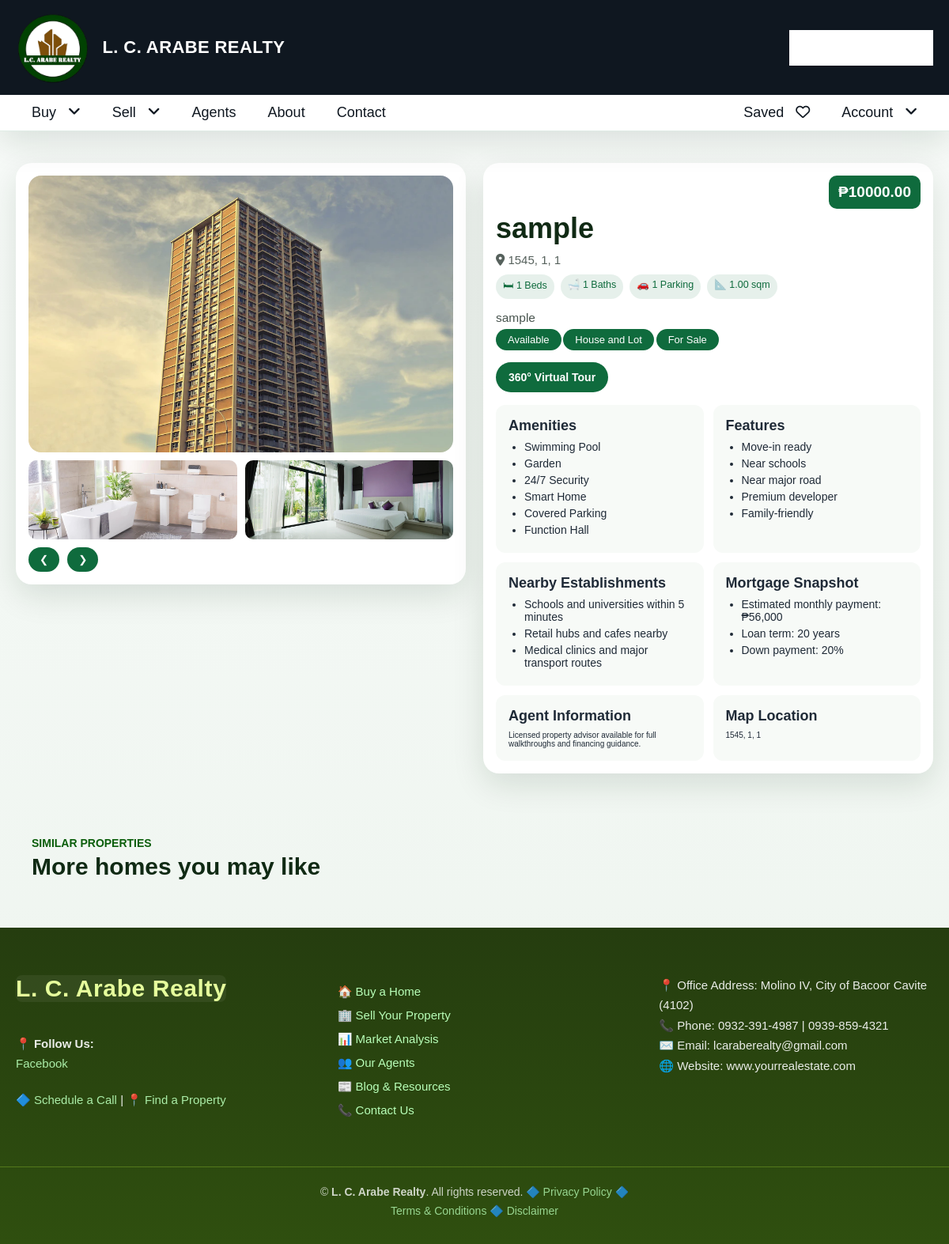
The page /property/14/ on the database its author committed.
### app/models.py (models this page shows, shortened)
class Property(models.Model):
    PROPERTY_TYPE = [
        ('house_lot', 'House and Lot'),
    ]
    LISTING_STATUS = [
        ('sale', 'For Sale'),
        ('sold', 'Sold'),
    ]
    APPROVAL_STATUS = [
        ('pending', 'Pending Approval'),
        ('approved', 'Approved'),
        ('rejected', 'Rejected'),
    ]
    title = models.CharField(max_length=200)
    description = models.TextField()
    property_type = models.CharField(
        max_length=20,
        choices=PROPERTY_TYPE,
        default='house_lot'
    )
    listing_status = models.CharField(
        max_length=10,
        choices=LISTING_STATUS,
        default='sale'
    )
    price = models.DecimalField(max_digits=12, decimal_places=2)
    location = models.CharField(max_length=255)
    city = models.CharField(max_length=100)
    province = models.CharField(max_length=100)
    bedrooms = models.IntegerField()
    bathrooms = models.IntegerField()
    floor_area = models.DecimalField(max_digits=10, decimal_places=2)
    lot_area = models.DecimalField(max_digits=10, decimal_places=2)
    parking_spaces = models.IntegerField(default=0)
    image = models.ImageField(upload_to='property_images/', blank=True, null=True)
    agent = models.ForeignKey(
        settings.AUTH_USER_MODEL,
        on_delete=models.CASCADE
    )
    approval_status = models.CharField(
        max_length=20,
        choices=APPROVAL_STATUS,
        default='pending'
    )
    created_at = models.DateTimeField(auto_now_add=True)
    is_available = models.BooleanField(default=True)
    rejection_reason = models.TextField(blank=True)

class PropertyImage(models.Model):
    property = models.ForeignKey(Property, on_delete=models.CASCADE, related_name="images")
    image = models.ImageField(upload_to='property_images/')

### app/views.py (the view)
# urls.py: path('property/<int:id>/', property_detail, name='property_detail'),
def property_detail(request, id):
    property = get_object_or_404(Property, id=id)
    similar_properties = Property.objects.exclude(id=property.id).filter(city=property.city)[:3]
    property_images = list(property.images.all())
    if not property_images and property.image:
        property_images = [property]
    context = {
        "property": property,
        "property_images": property_images,
        "similar_properties": similar_properties,
        "amenities": [
            'Swimming Pool', 'Garden', '24/7 Security', 'Smart Home', 'Covered Parking', 'Function Hall'
        ],
        "features": [
            'Move-in ready', 'Near schools', 'Near major road', 'Premium developer', 'Family-friendly'
        ],
    }
    return render(request, "view_property.html", context)

### app/context_processors.py (called while the page is built)
def agent_properties(request):
    if request.user.is_authenticated and request.user.user_type == 'agent':
        properties = Property.objects.filter(agent=request.user).order_by('-created_at')
    else:
        properties = None
    return {'agent_properties': properties}

### app/templates/view_property.html (shortened to what this page needs)
{% load static %}
<!DOCTYPE html>
<html lang="en">
<head>
    <link rel="stylesheet" href="{% static 'css/style.css' %}">
    <link rel="stylesheet" href="https://cdnjs.cloudflare.com/ajax/libs/font-awesome/6.2.0/css/all.min.css">
</head>
<body>
    {% include 'components/header.html' %}
    <section class="property-portal">
        <div class="container property-portal__layout">
            <div class="property-gallery-card">
                {% if property.image %}
                    <div class="main-image-wrap">
                        <img src="{{ property.image.url }}" class="main-image" id="mainImage" alt="{{ property.title }}">
                    </div>
                {% endif %}
                <div class="gallery-grid">
                    {% for img in property_images %}
                        {% if img.image %}
                            <img src="{{ img.image.url }}" class="thumb" alt="{{ property.title }} image">
                        {% elif img.image_url %}
                            <img src="{{ img.image_url }}" class="thumb" alt="{{ property.title }} image">
                        {% endif %}
                    {% endfor %}
                </div>
                <div class="slider-controls">
                    <button type="button" id="prevBtn">❮</button>
                    <button type="button" id="nextBtn">❯</button>
                </div>
            </div>
            <div class="property-info-card">
                <div class="property-portal__header">
                    <div>
                        <span class="hero-badge">Premium Listing</span>
                        <h1>{{ property.title }}</h1>
                    </div>
                    <div class="price-tag">₱{{ property.price }}</div>
                </div>
                <p class="location-line"><i class="fas fa-location-dot"></i> {{ property.location }}, {{ property.city }}, {{ property.province }}</p>
                <div class="feature-pill-row">
                    <span>🛏 {{ property.bedrooms }} Beds</span>
                    <span>🛁 {{ property.bathrooms }} Baths</span>
                    <span>🚗 {{ property.parking_spaces }} Parking</span>
                    <span>📐 {{ property.floor_area }} sqm</span>
                </div>
                <p class="description-copy">{{ property.description }}</p>
                <div class="detail-badges">
                    <span class="status-badge">{% if property.is_available %}Available{% else %}Sold{% endif %}</span>
                    <span class="status-badge">{{ property.get_property_type_display }}</span>
                    <span class="status-badge">{{ property.get_listing_status_display }}</span>
                </div>
                <div class="detail-actions">
                    <a href="{% url 'virtual_tour' property.id %}" class="btn-primary">360° Virtual Tour</a>
                    <a href="{% url 'contact' %}" class="btn-secondary">Schedule Viewing</a>
                    <a href="{% url 'contact' %}" class="btn-secondary">Contact Agent</a>
                </div>
                <div class="info-grid">
                    <article class="detail-panel">
                        <h3>Amenities</h3>
                        <ul>
                            {% for item in amenities %}
                            <li>{{ item }}</li>
                            {% endfor %}
                        </ul>
                    </article>
                    <article class="detail-panel">
                        <h3>Features</h3>
                        <ul>
                            {% for item in features %}
                            <li>{{ item }}</li>
                            {% endfor %}
                        </ul>
                    </article>
                    <article class="detail-panel">
                        <h3>Nearby Establishments</h3>
                        <ul>
                            <li>Schools and universities within 5 minutes</li>
                            <li>Retail hubs and cafes nearby</li>
                            <li>Medical clinics and major transport routes</li>
                        </ul>
                    </article>
                    <article class="detail-panel">
                        <h3>Mortgage Snapshot</h3>
                        <ul>
                            <li>Estimated monthly payment: ₱56,000</li>
                            <li>Loan term: 20 years</li>
                            <li>Down payment: 20%</li>
                        </ul>
                    </article>
                    <article class="detail-panel">
                        <h3>Agent Information</h3>
                        <p>Licensed property advisor available for full walkthroughs and financing guidance.</p>
                    </article>
                    <article class="detail-panel">
                        <h3>Map Location</h3>
                        <p>{{ property.location }}, {{ property.city }}, {{ property.province }}</p>
                    </article>
                </div>
            </div>
        </div>
    </section>
    <section class="section-shell">
        <div class="container">
            <div class="section-heading">
                <span>Similar Properties</span>
                <h2>More homes you may like</h2>
            </div>
        </div>
    </section>
    {% include 'components/footer.html' %}
</body>
</html>

### rows shown on the page
Property: image (picture), title "sample", price "10000.00", location "1545", city "1", province "1", bedrooms "1", bathrooms "1", parking_spaces "1", floor_area "1.00", description "sample", property_type "House and Lot", listing_status "For Sale"
PropertyImage: image (picture)
PropertyImage: image (picture)

### other values the page prints
{{ item }} "Swimming Pool" "Garden" "24/7 Security" "Smart Home" "Covered Parking" "Function Hall"
{{ item }} "Move-in ready" "Near schools" "Near major road" "Premium developer" "Family-friendly"
